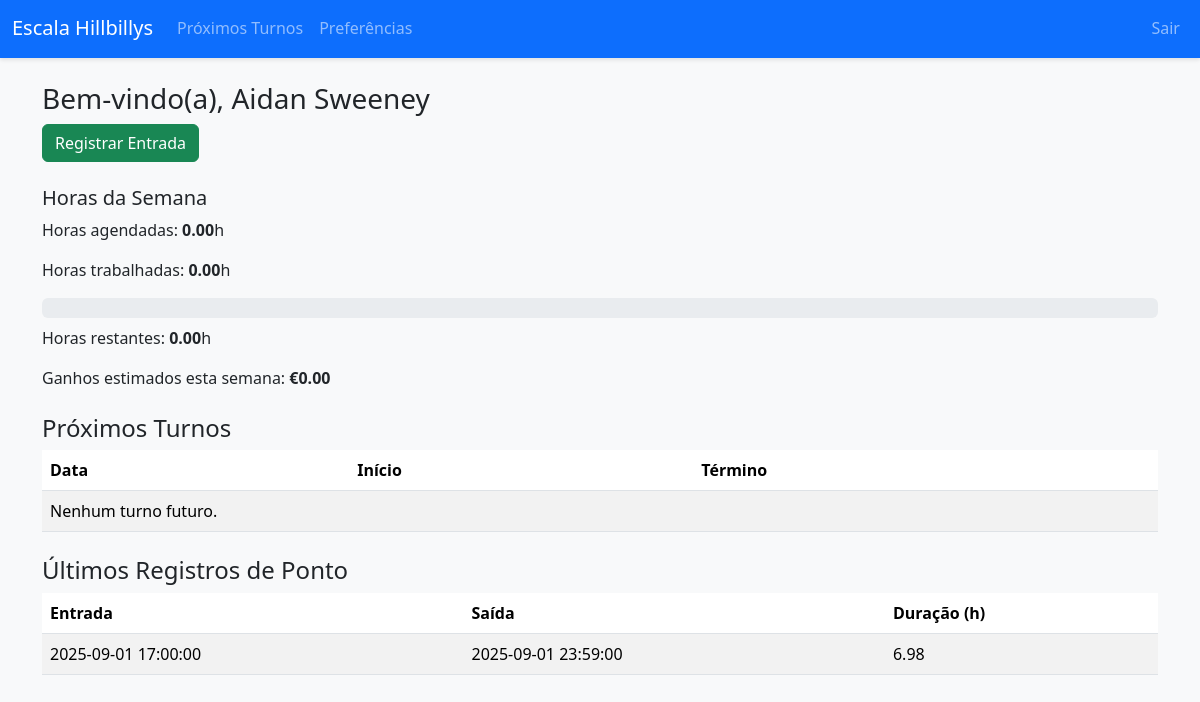
Page /portal.php (signed in) on the earlier database version.
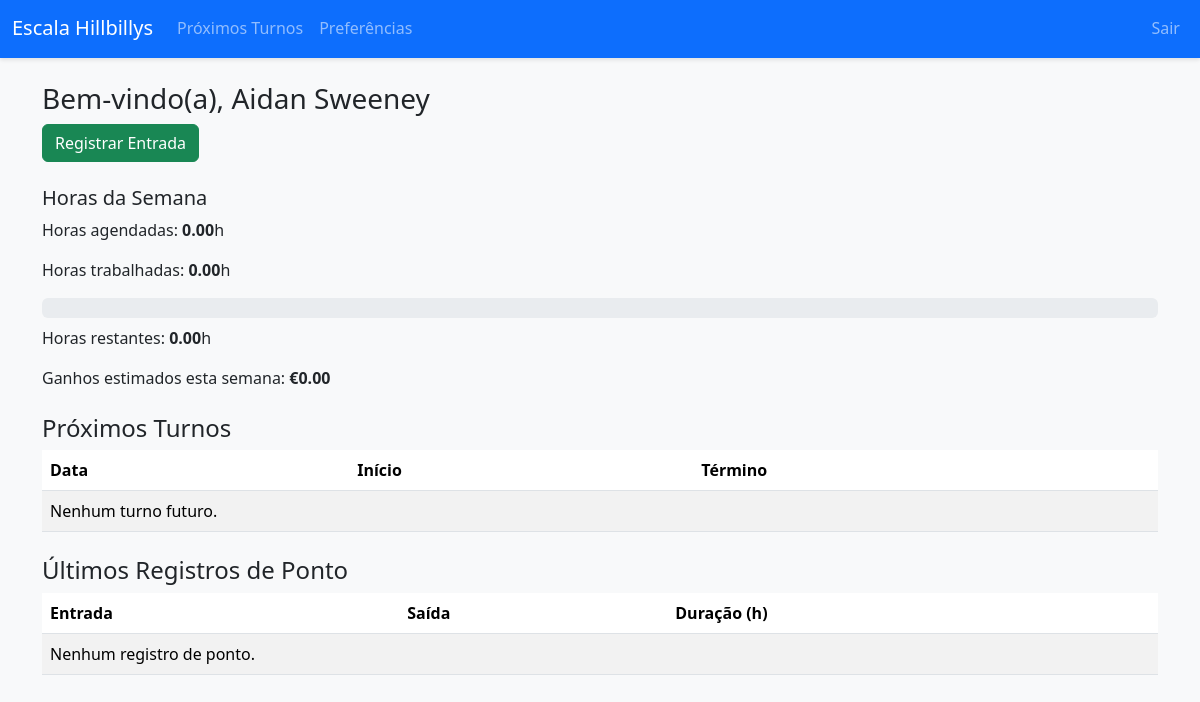
Same page on the later database version.
### tables this page shows
CREATE TABLE time_entries (
        id INTEGER PRIMARY KEY AUTOINCREMENT,
        employee_id INTEGER NOT NULL,
        clock_in DATETIME NOT NULL,
        clock_out DATETIME,
        justification TEXT,
        created_at DATETIME DEFAULT CURRENT_TIMESTAMP, correction_reason TEXT, corrected_at DATETIME, corrected_by INTEGER,
        FOREIGN KEY (employee_id) REFERENCES employees(id)
    );

### portal.php (the view, shortened to what this page needs)
<?php
require_once 'config.php';
$currentUser = currentUser();
$employeeId = $currentUser['employee_id'];
$stmt = $pdo->prepare('SELECT * FROM employees WHERE id = ?');
$stmt->execute([$employeeId]);
$employee = $stmt->fetch(PDO::FETCH_ASSOC);
$stmt = $pdo->prepare("SELECT * FROM shifts WHERE employee_id = ? AND date >= DATE('now') ORDER BY date, start_time");
$stmt->execute([$employeeId]);
$upcomingShifts = $stmt->fetchAll(PDO::FETCH_ASSOC);
$stmt = $pdo->prepare('SELECT * FROM time_entries WHERE employee_id = ? ORDER BY clock_in DESC LIMIT 10');
$stmt->execute([$employeeId]);
$timeEntries = $stmt->fetchAll(PDO::FETCH_ASSOC);
$scheduledHours = 0.0;
$workedHours = 0.0;
$remainingHours = $scheduledHours - $workedHours;
$hourlyRate = $employee['hourly_rate'] ?: 0;
$earnings = $workedHours * $hourlyRate;
?>
<!DOCTYPE html>
<html lang="pt-BR">
<head>
    <link rel="stylesheet" href="https://cdn.jsdelivr.net/npm/bootstrap@5.3.2/dist/css/bootstrap.min.css">
    <link rel="stylesheet" href="style.css">
</head>
<body>
    <nav class="navbar navbar-expand-lg navbar-dark bg-primary">
        <div class="container-fluid">
            <a class="navbar-brand" href="portal.php">Escala Hillbillys</a>
            <div class="collapse navbar-collapse" id="navbarNav">
                <ul class="navbar-nav me-auto mb-2 mb-lg-0">
                    <li class="nav-item"><a class="nav-link" href="portal.php">Próximos Turnos</a></li>
                    <li class="nav-item"><a class="nav-link" href="preferencias.php">Preferências</a></li>
                </ul>
                <ul class="navbar-nav ms-auto">
                    <li class="nav-item"><a class="nav-link" href="logout.php">Sair</a></li>
                </ul>
            </div>
        </div>
    </nav>
    <div class="container mt-4">
        <h3>Bem-vindo(a), <?php echo htmlspecialchars($employee['name']); ?></h3>
        <div class="mb-4">
            <form method="post">
                <?php
                $stmt = $pdo->prepare('SELECT * FROM time_entries WHERE employee_id = ? AND clock_out IS NULL ORDER BY clock_in DESC LIMIT 1');
                $stmt->execute([$employeeId]);
                $openEntry = $stmt->fetch(PDO::FETCH_ASSOC);
                if ($openEntry) {
                    $buttonLabel = 'Registrar Saída';
                    $buttonClass = 'btn-danger';
                } else {
                    $buttonLabel = 'Registrar Entrada';
                    $buttonClass = 'btn-success';
                }
                ?>
                <button type="submit" class="btn <?php echo $buttonClass; ?>"><?php echo $buttonLabel; ?></button>
            </form>
        </div>
        <div class="mb-4">
            <h5>Horas da Semana</h5>
            <p>Horas agendadas: <strong><?php echo number_format($scheduledHours, 2); ?></strong>h</p>
            <p>Horas trabalhadas: <strong><?php echo number_format($workedHours, 2); ?></strong>h</p>
            <div class="progress" style="height: 20px;">
            </div>
            <p class="mt-2">Horas restantes: <strong><?php echo number_format($remainingHours, 2); ?></strong>h</p>
            <p>Ganhos estimados esta semana: <strong>€<?php echo number_format($earnings, 2); ?></strong></p>
        </div>
        <h4>Próximos Turnos</h4>
        <table class="table table-striped mb-4">
            <thead>
                <tr>
                    <th>Data</th>
                    <th>Início</th>
                    <th>Término</th>
                </tr>
            </thead>
            <tbody>
                <?php if (empty($upcomingShifts)): ?>
                    <tr><td colspan="3">Nenhum turno futuro.</td></tr>
                <?php endif; ?>
            </tbody>
        </table>
        <h4>Últimos Registros de Ponto</h4>
        <table class="table table-striped">
            <thead>
                <tr>
                    <th>Entrada</th>
                    <th>Saída</th>
                    <th>Duração (h)</th>
                </tr>
            </thead>
            <tbody>
                <?php foreach ($timeEntries as $entry): ?>
                    <?php
                        $duration = '';
                        if ($entry['clock_out']) {
                            $start = strtotime($entry['clock_in']);
                            $end = strtotime($entry['clock_out']);
                            $duration = round(($end - $start) / 3600, 2);
                        }
                    ?>
                    <tr>
                        <td><?php echo htmlspecialchars($entry['clock_in']); ?></td>
                        <td><?php echo htmlspecialchars($entry['clock_out']); ?></td>
                        <td><?php echo $duration; ?></td>
                    </tr>
                <?php endforeach; ?>
                <?php if (empty($timeEntries)): ?>
                    <tr><td colspan="3">Nenhum registro de ponto.</td></tr>
                <?php endif; ?>
            </tbody>
        </table>
    </div>
</body>
</html>

Differences in the rows shown:
removed time_entries: clock_in "2025-09-01 17:00:00", clock_out "2025-09-01 23:59:00", duration "6.98"
Other differences:
text now shown: "Nenhum registro de ponto."
